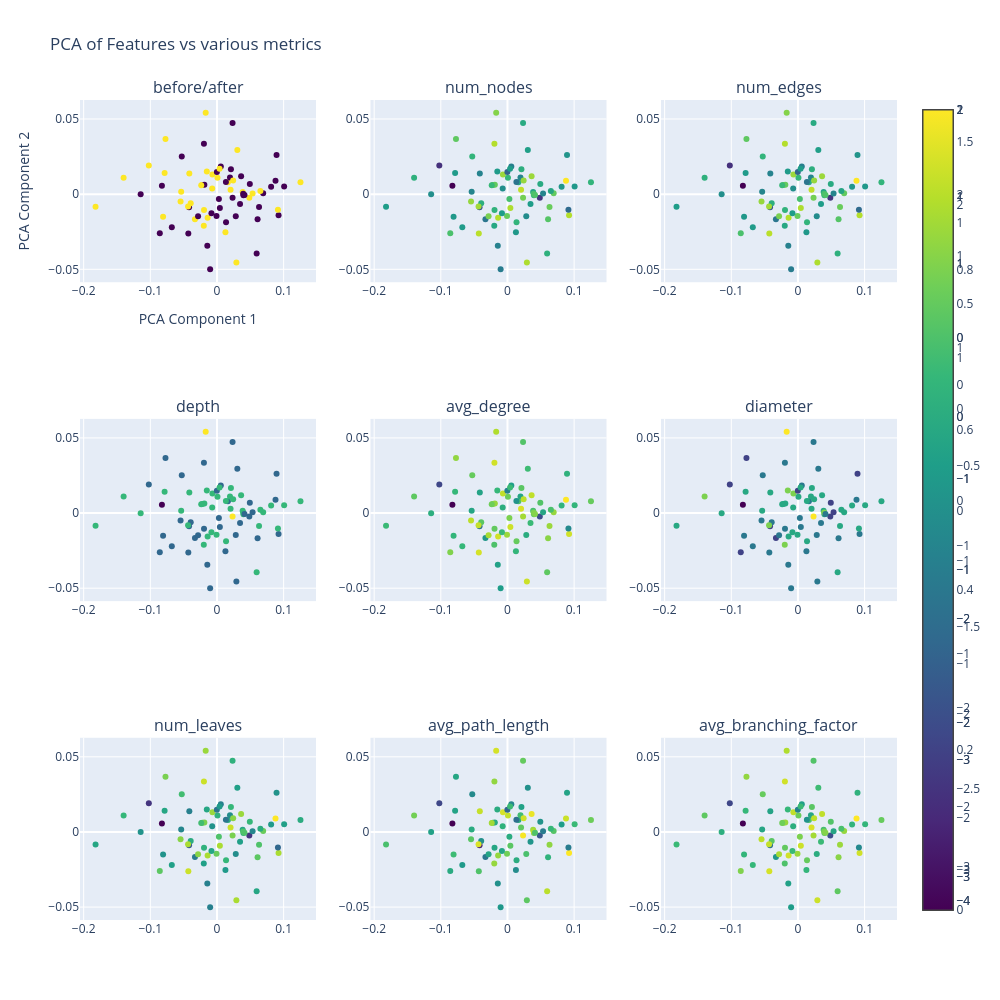
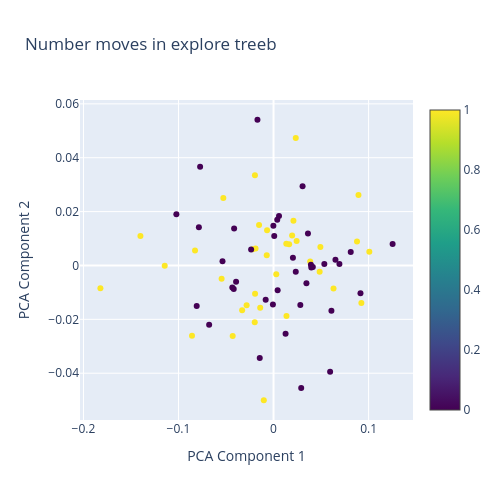

The notebook cell saved with these charts, in order:
### Markdown cell above
## Graph embeddings & clustering

### Code cell
use_embeddings = True

tree_features = []
people = []
for i, graph in enumerate(etreebs):
    tree_features.append(extract_tree_features(graph, 0))
    people.append(i)
tree_features = np.array(tree_features)

# Normalise tree features
# print(tree_features[:, -1])
# tree_features[tree_features == np.nan] = 0
tree_features = (tree_features - tree_features.mean(axis=0)) / tree_features.std(axis=0)
# print(tree_features)

if use_embeddings:
    explore_model = kc.Graph2Vec(dimensions=64)
    explore_model.fit(etreebs)
    
    features = explore_model.get_embedding()
else:
    features = np.array(tree_features)


# Specify the number of clusters
num_clusters = 2

# Perform K-means clustering
kmeans = KMeans(n_clusters=num_clusters, random_state=0)
kmeans.fit(features[:,2:5])

# Get the cluster assignments
labels = kmeans.labels_

ba_topredict = [1 if b == "A" else 0 for b in before_after]

halves = [1 if q > 2 else 0 for q in qs]
## CALCULATE ACCURACY OF CLUSTERING!!!
true_labels = []
# for l in qs:
#     if not pd.isna(l):
#         true_labels.append(l)
#     else:
#         true_labels.append(0)
true_labels = sexes#halves#ba_topredict
baseline = [random.randint(0, 4) for _ in range(len(true_labels))]

print(f"ARI: {adjusted_rand_score(true_labels, labels):.2f} (random would be: {adjusted_rand_score(baseline, labels):.2f})")
print(f"NMI: {normalized_mutual_info_score(true_labels, labels):.2f} (random would be: {normalized_mutual_info_score(baseline, labels):.2f})")

# Reduce dimensionality to 2D for visualization
pca = PCA(n_components=2)
reduced_features = pca.fit_transform(features)

# to know if we can trust our eyes
# if it is very low then the higher dimension info matters a lot & we can't see
# above 0.7 is good!
print(pca.explained_variance_ratio_)
print(10*abs(pca.components_))

from plotly.subplots import make_subplots 

# Plot the clusters with Plotly to have interactive
fig = make_subplots(rows = 3, cols = 3,
                   subplot_titles=("before/after",
                                   "num_nodes",
                                    "num_edges",
                                    "depth",
                                    "avg_degree",
                                    "diameter",
                                    "num_leaves",
                                    "avg_path_length",
                                    "avg_branching_factor"))

fig.add_trace(go.Scatter(
        x=reduced_features[:, 0],
        y=reduced_features[:, 1],
        mode='markers',
        text=before_after,
        marker=dict(color=ba_topredict, colorscale='Viridis', showscale=True),
        name='Trees by Quartile', 
    ), row = 1, col = 1)

for i in range(tree_features.shape[1]):
    # Scatter plot for 'Trees by Quartile'
    fig.add_trace(go.Scatter(
        x=reduced_features[:, 0],
        y=reduced_features[:, 1],
        mode='markers',
        text=tree_features[:,i],
        marker=dict(color=tree_features[:,i], colorscale='Viridis', showscale=True),
        name='Trees by Quartile', 
    ), row = 1+((i+1)//3), col = 1+((i+1)%3))

# Update layout
fig.update_layout(
    title="PCA of Features vs various metrics",
    xaxis_title="PCA Component 1",
    yaxis_title="PCA Component 2",
    # legend_title="Clusters",
    coloraxis_showscale=False,
    showlegend=False,
    height=1000,
    width=1000
)

fig.show()

# Plot the clusters with Plotly to have interactive
fig2 = go.Figure()

# Scatter plot for 'K-means Clustering of Graphs'
fig2.add_trace(go.Scatter(
    x=reduced_features[:, 0],
    y=reduced_features[:, 1],
    mode='markers',
    marker=dict(color=sexes, colorscale='Viridis', showscale=True), #halves, [b[0] for b in baseline_features], colorscale='Viridis', showscale=True),
    name='K-means Clustering of Graphs'
))

# Update layout
fig2.update_layout(
    title="Number moves in explore treeb",
    xaxis_title="PCA Component 1",
    yaxis_title="PCA Component 2",
    legend_title="Clusters",
    height=500,
    width=500
)

fig2.show()
